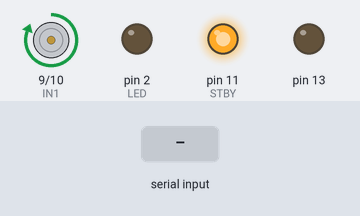
Simulated run of this sketch. Board: Arduino Uno, built with avr-gcc and run on an emulated ATmega328P. Parts: motor-driver pin pairs drawn as motors (green arrow = first pin HIGH = forward, orange = second pin HIGH = backward, longer = more drive, scaled by the enable pin, stopped while the standby pin is LOW), output pins drawn as LEDs (lit = HIGH). The inputs (shaded band) are chosen by the test bench.

Above: at 4.2 s.
4.3 s: "1" received over the second serial link
At 5.3 s:
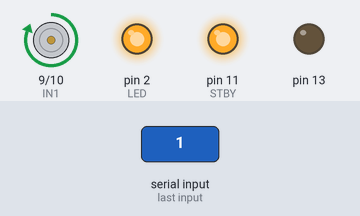
7.3 s: "0" received over the second serial link
At 10.1 s:
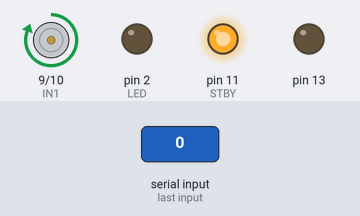
10.3 s: "2" received over the second serial link
At 11.0 s:
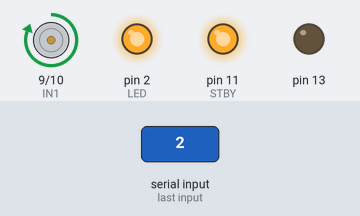
Timing chart, 0 to 13.8 s (numbered marks = the images above; inputs shaded):
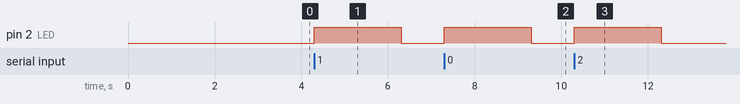

Measured:
- after the input at 4.3 s, pin 2 (LED): LOW → HIGH at once, → LOW 2.0 s later
- after the input at 7.3 s, pin 2 (LED): LOW → HIGH at once, → LOW 2.0 s later
- after the input at 10.3 s, pin 2 (LED): LOW → HIGH at once, → LOW 2.0 s later

The sketch:

new_spyder.ino
```cpp
#define LED 2   // LED引脚配置
#include<SoftwareSerial.h>
#include"duka.h"
#include"yvyin.h"

//TODO:猜想1,谁放最后谁不响
//TODO:现在张艳蕊的车已经可以了
SoftwareSerial softSerial1(5,4); //软串口 rx:5 tx:4

//读卡器自动读数据模式
byte auto_read_config[] = {
      0x7F, 0x0D, 0x00, 0x2E, 0x02, 0x0C, 0x04,0x00,
      0x00, 0x00, 0x01, 0x23, 0x12, 0x54, 0x4D
  };

//读卡器秘钥设置，系统默认秘钥A：FFFFFFFFFFFF  秘钥B：FFFFFFFFFFFF
byte key_Setting[] = {
      0x7F, 0x15, 0x00, 0x2B, 0xFF, 0xFF, 0xFF, 0xFF,
      0xFF, 0xFF, 0xFF, 0xFF, 0xFF, 0xFF, 0xFF, 0xFF,
      0x00, 0x03, 0x08, 0x05, 0x02, 0x07, 0x35
  };

//UID标签里存储的GB2312信息比对数组定义


//语音播报模块调用指令
byte yuyin_voiceSetting[] = {
      0x7E, 0x04, 0x31, 0x1E, 0x2B, 0xEF
  };
/**
 * 初始化函数
 */
const int IN1 = 9, IN2 = 10, STBY = 11, PWM = 8;
bool status[20];
void setup()
{
    for(int i = 0; i < 16; i++){
      *(status + i) = true;
    }
    pinMode( 13, OUTPUT );
    pinMode( LED, OUTPUT);  //设置管脚为输出
    pinMode( IN1, OUTPUT);
    pinMode( IN2, OUTPUT);
    pinMode( PWM, OUTPUT);
    pinMode( STBY, OUTPUT);

    Serial.begin(9600); // 波特率9600
    //while (!Serial);    // 等待打开串口

   //初始化软串口通信；
   softSerial1.begin(115200);
   //监听软串口通信
   softSerial1.listen();
   delay(30);
   //读卡器自动读数据模式
  //  dump_byte_array1(auto_read_config, 15);
  //  delay(30);
  //  //读卡器秘钥设置，系统默认秘钥A：FFFFFFFFFFFF  秘钥B：FFFFFFFFFFFF
  //  dump_byte_array1(key_Setting, 23);
  //  dump_byte_array(yuyin_voiceSetting, 6);

  /*
   delay(100);
   //读卡器自动读数据模式
   dump_byte_array1(auto_read_config, 15);
    delay(100);
   //读卡器秘钥设置，系统默认秘钥A：FFFFFFFFFFFF  秘钥B：FFFFFFFFFFFF
   dump_byte_array1(key_Setting, 23);
   */
   while (softSerial1.available())
   {
    softSerial1.read();
    }
    digitalWrite(STBY, HIGH);
    digitalWrite(IN1, HIGH);
    digitalWrite(IN2, LOW);
    delay(3000);
    digitalWrite(LED, LOW);//关闭LED
    digitalWrite(PWM, HIGH);
  // dump_byte_array(yuyin_ruijin, 7);
  // delay(3000);
  // dump_byte_array(yuyin_ruijin, 7);
}

/**
 * Main主循环函数
 */

void loop()
{
   bool isDetect = false;
   byte ReceiveData[18]; // 接收数据数组
   //byte size = sizeof(ReceiveData);
   byte count = 0;
   memset(ReceiveData, 0, sizeof(ReceiveData));

  //读取从设备A传入的数据，并在串口监视器中显示
  if(softSerial1.available()>0)
  {
    isDetect = true;
    digitalWrite(13, HIGH);//打开板载led灯
    memset(ReceiveData, 0, sizeof(ReceiveData));
    byte IndexMark = 0;
    //Serial.println(IndexMark);
    while (softSerial1.available())
    {
      delay(1);
      ReceiveData[IndexMark] = softSerial1.read();
      IndexMark++;
    }
  }
    digitalWrite(13, LOW);//关闭板载LED
    if(!isDetect) return;
    //判断从标签里读到的信息是什么

    //瑞金
    count = 0;
    for (byte i = 0; i < 16; i++) {
        if(ReceiveData[i+11] == ruijin[i])
        {
          count++;
          }
        }
    if(count==16)
      {
        if(!status[0]) return;
        status[0] = false;
        dump_byte_array(yuyin_ruijin, 7);
        digitalWrite(LED, HIGH);//打开LED
        delay(1000);  //延时时间需要适当修改
        digitalWrite(LED, LOW);
        return;
        }

    //突破第三道封锁线
    count = 0;
    for (byte i = 0; i < 16; i++) {
        if(ReceiveData[i+11] == tupodisandaofangxian[i])
        {
          count++;
          }
        }
    if(count==16)
      {
        if(!status[1]) return;
        status[1] = false;
        dump_byte_array(yuyin_tupodisandaofangxian, 7);
        digitalWrite(LED, HIGH);//打开LED
        delay(1000);  //延时时间需要适当修改
        digitalWrite(LED, LOW);
        return;
        }

    //血战湘江
    count = 0;
    for (byte i = 0; i < 16; i++) {
        if(ReceiveData[i+11] == xuezhanxiangjiang[i])
        {
          count++;
          }
        }
    if(count==16)
      {
        if(!status[2]) return;
        status[2] = false;
        dump_byte_array(yuyin_xuezhanxiangjiang, 7);
        digitalWrite(LED, HIGH);//打开LED
        delay(1000);  //延时时间需要适当修改
        digitalWrite(LED, LOW);
        return;
        }

    //占领遵义
    count = 0;
    for (byte i = 0; i < 16; i++) {
        if(ReceiveData[i+11] == zhanlingzunyi[i])
        {
          count++;
          }
        }
    if(count==16)
      {
        if(!status[4]) return;
        status[4] = false;
        dump_byte_array(yuyin_zhanlingzunyi, 7);
        digitalWrite(LED, HIGH);//打开LED
        delay(1000);  //延时时间需要适当修改
        digitalWrite(LED, LOW);
        return;
        }

    //强渡大渡河
    count = 0;
    for (byte i = 0; i < 16; i++) {
        if(ReceiveData[i+11] == qiangdudaduhe[i])
        {
          count++;
          }
        }
    if(count==16)
      {
        if(!status[7]) return;
        status[7] = false;
        dump_byte_array(yuyin_qiangdudaduhe, 7);
        digitalWrite(LED, HIGH);//打开LED
        delay(1000);  //延时时间需要适当修改
        digitalWrite(LED, LOW);
        return;
        }

    //巧渡金沙江
    count = 0;
    for (byte i = 0; i < 16; i++) {
        if(ReceiveData[i+11] == qiaodujinshajiang[i])
        {
          count++;
          }
        }
    if(count==16)
      {
        if(!status[6]) return;
        status[6] = false;
        dump_byte_array(yuyin_qiaodujinshajiang, 7);
        digitalWrite(LED, HIGH);//打开LED
        delay(1000);  //延时时间需要适当修改
        digitalWrite(LED, LOW);
        return;
        }
    //飞夺泸定桥
    count = 0;
    for (byte i = 0; i < 16; i++) {
        if(ReceiveData[i+11] == feiduoludingqiao[i])
        {
          count++;
          }
        }
    if(count==16)
      {
        if(!status[8]) return;
        status[8] = false;
        dump_byte_array(yuyin_feiduoludingqiao, 7);
        digitalWrite(LED, HIGH);//打开LED
        delay(1000);  //延时时间需要适当修改
        digitalWrite(LED, LOW);
        return;
        }
    //爬雪山
    count = 0;
    for (byte i = 0; i < 16; i++) {
        if(ReceiveData[i+11] == paxueshan[i])
        {
          count++;
          }
        }
    if(count==16)
      {
        if(!status[9]) return;
        status[9] = false;
        dump_byte_array(yuyin_paxueshan, 7);
        digitalWrite(LED, HIGH);//打开LED
        delay(1000);  //延时时间需要适当修改
        digitalWrite(LED, LOW);
        return;
        }
    //过草地
    count = 0;
    for (byte i = 0; i < 16; i++) {
        if(ReceiveData[i+11] == guocaodi[i])
        {
          count++;
          }
        }
    if(count==16)
      {
        if(!status[11]) return;
        status[11] = false;
        dump_byte_array(yuyin_guocaodi, 7);
        digitalWrite(LED, HIGH);//打开LED
        delay(1000);  //延时时间需要适当修改
        digitalWrite(LED, LOW);
        return;
        }

    //会宁大会师
    count = 0;
    for (byte i = 0; i < 16; i++) {
        if(ReceiveData[i+11] == huiningdahuishi[i])
        {
          count++;
          }
        }
    if(count==16)
      {
        if(!status[13]) return;
        status[13] = false;
        dump_byte_array(yuyin_huiningdahuishi, 7);
        digitalWrite(LED, HIGH);//打开LED
        delay(1000);  //延时时间需要适当修改
        digitalWrite(LED, LOW);
        return;
        }

    //延安
    count = 0;
    for (byte i = 0; i < 16; i++) {
        if(ReceiveData[i+11] == yanan[i])
        {
          count++;
          }
        }
    if(count==16)
      {
        if(!status[15]) return;
        status[15] = false;
        dump_byte_array(yuyin_yanan, 7);
        digitalWrite(LED, HIGH);//打开LED
        delay(1000);  //延时时间需要适当修改
        digitalWrite(LED, LOW);
        return;
      }

      //强渡乌江
    count = 0;
    for (byte i = 0; i < 16; i++) {
        if(ReceiveData[i+11] == qiangduwujiang[i])
        {
          count++;
          }
        }
    if(count==16)
      {
        if(!status[3]) return;
        status[3] = false;
        dump_byte_array(yuyin_qiangduwujiang, 7);
        digitalWrite(LED, HIGH);//打开LED
        delay(1000);  //延时时间需要适当修改
        digitalWrite(LED, LOW);
        return;
        }
    //四渡赤水
    count = 0;
    for (byte i = 0; i < 16; i++) {
        if(ReceiveData[i+11] == siduchishui[i])
        {
          count++;
          }
        }
    if(count==16)
      {
        if(!status[5]) return;
        status[5] = false;
        dump_byte_array(yuyin_siduchishui, 7);
        digitalWrite(LED, HIGH);//打开LED
        delay(1000);  //延时时间需要适当修改
        digitalWrite(LED, LOW);
        return;
        }

    //懋功会师
    count = 0;
    for (byte i = 0; i < 16; i++) {
        if(ReceiveData[i+11] == maogonghuishi[i])
        {
          count++;
          }
        }
    if(count==16)
      {
        if(!status[10]) return;
        status[10] = false;
        dump_byte_array(yuyin_maogonghuishi, 7);
        digitalWrite(LED, HIGH);//打开LED
        delay(1000);  //延时时间需要适当修改
        digitalWrite(LED, LOW);
        return;
        }

    //激战腊子口
    count = 0;
    for (byte i = 0; i < 16; i++) {
        if(ReceiveData[i+11] == jizhanlazikou[i])
        {
          count++;
          }
        }
    if(count==16)
      {
        if(!status[12]) return;
        status[12] = false;
        dump_byte_array(yuyin_jizhanlazikou, 7);
        digitalWrite(LED, HIGH);//打开LED
        delay(1000);  //延时时间需要适当修改
        digitalWrite(LED, LOW);
        return;
        }

    if(isDetect){
      digitalWrite(LED, HIGH);
      delay(2000);  //亮灯1000毫秒，延时时间需要适当修改
      digitalWrite(LED, LOW);//关闭LED
    }
}

/**
 * hex array output
 * 发送到语音模块
 */
void dump_byte_array(byte *buffer, byte bufferSize) {
    for (byte i = 0; i < bufferSize; i++) {
        Serial.write(buffer[i]);
    }
}

/**
 * serial 1 hex array output
 * 发送到软串口
 */
void dump_byte_array1(byte *buffer, byte bufferSize) {
    for (byte i = 0; i < bufferSize; i++) {
        softSerial1.write(buffer[i]);
    }
}
```

yvyin.h
```cpp
#include<Arduino.h>
//瑞金
byte yuyin_ruijin[] = {
    0x7E, 0x05, 0x41, 0x00, 0x01, 0x45, 0xEF
};
//突破第三道封锁线
byte yuyin_tupodisandaofangxian[] = {
    0x7E, 0x05, 0x41, 0x00, 0x02, 0x46, 0xEF
};
//血战湘江
byte yuyin_xuezhanxiangjiang[] = {
    0x7E, 0x05, 0x41, 0x00, 0x03, 0x47, 0xEF
};
//强渡乌江
byte yuyin_qiangduwujiang[] = {
    0x7E, 0x05, 0x41, 0x00, 0x04, 0x40, 0xEF
};
//占领遵义
byte yuyin_zhanlingzunyi[] = {
    0x7E, 0x05, 0x41, 0x00, 0x05, 0x41, 0xEF
};
//四渡赤水
byte yuyin_siduchishui[] = {
    0x7E, 0x05, 0x41, 0x00, 0x06, 0x42, 0xEF
};
//巧渡金沙江
byte yuyin_qiaodujinshajiang[] = {
    0x7E, 0x05, 0x41, 0x00, 0x07, 0x43, 0xEF
};
//强渡大渡河
byte yuyin_qiangdudaduhe[] = {
    0x7E, 0x05, 0x41, 0x00, 0x08, 0x4C, 0xEF
};
//飞夺泸定桥
byte yuyin_feiduoludingqiao[] = {
    0x7E, 0x05, 0x41, 0x00, 0x09, 0x4D, 0xEF
};
//爬雪山
byte yuyin_paxueshan[] = {
    0x7E, 0x05, 0x41, 0x00, 0x0A, 0x4E, 0xEF
};
//懋功会师
byte yuyin_maogonghuishi[] = {
    0x7E, 0x05, 0x41, 0x00, 0x0B, 0x4F, 0xEF
};
//过草地
byte yuyin_guocaodi[] = {
    0x7E, 0x05, 0x41, 0x00, 0x0C, 0x48, 0xEF
};
//激战腊子口
byte yuyin_jizhanlazikou[] = {
    0x7E, 0x05, 0x41, 0x00, 0x0D, 0x49, 0xEF
};
//会宁大会师
byte yuyin_huiningdahuishi[] = {
    0x7E, 0x05, 0x41, 0x00, 0x0E, 0x4A, 0xEF
};
//吴起镇会议
byte yuyin_wuqizhenhuiyi[] = {
    0x7E, 0x05, 0x41, 0x00, 0x0F, 0x4B, 0xEF
};
//延安
byte yuyin_yanan[] = {
    0x7E, 0x05, 0x41, 0x00, 0x10, 0x54, 0xEF
};
```

Source omitted: duka.h (data table, 2241 bytes)
